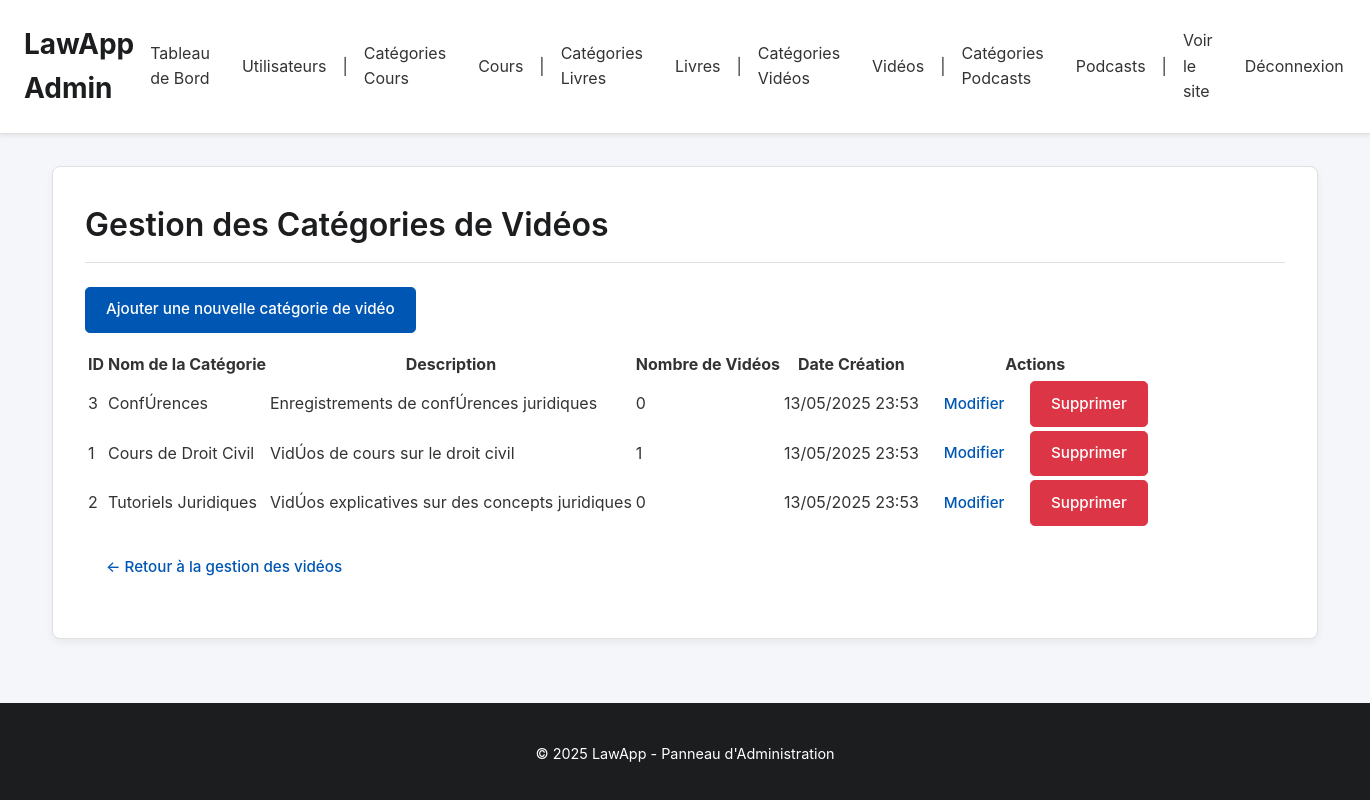
The page /admin/manage_video_categories.php on the database its author committed.
### tables this page shows
CREATE TABLE `categories_videos` (
  `id` int(11) NOT NULL AUTO_INCREMENT,
  `nom` varchar(255) NOT NULL,
  `description` text DEFAULT NULL,
  `date_creation` datetime DEFAULT current_timestamp(),
  `date_mise_a_jour` datetime DEFAULT current_timestamp() ON UPDATE current_timestamp(),
  PRIMARY KEY (`id`)
);

### admin/manage_video_categories.php (the view, shortened to what this page needs)
<?php
$page_title = "Gestion des Catégories de Vidéos";
require_once __DIR__ . '/admin_auth_check.php';
require_once __DIR__ . '/admin_header.php';
$error_message = $_SESSION['error_message'] ?? null;
try {
    $stmt_categories = $pdo->query("
        SELECT
            cv.id,
            cv.nom,
            cv.description,
            cv.date_creation,
            (SELECT COUNT(*) FROM videos WHERE id_categorie = cv.id) AS nombre_videos
        FROM categories_videos cv
        ORDER BY cv.nom ASC
    ");
    $categories_liste = $stmt_categories->fetchAll(PDO::FETCH_ASSOC);
} catch (PDOException $e) {
    $error_message = "Erreur lors de la récupération des catégories de vidéos : " . $e->getMessage();
    $categories_liste = [];
}
?>
<div class="admin-content">
    <h1><?php echo htmlspecialchars($page_title); ?></h1>
    <p>
        <a href="video_category_form.php?action=add" class="btn btn-primary">Ajouter une nouvelle catégorie de vidéo</a>
    </p>
    <?php if (empty($categories_liste) && !$error_message):
 ?>
        <p>Aucune catégorie de vidéo n'a été ajoutée pour le moment.</p>
    <?php elseif (!empty($categories_liste)):
 ?>
        <table class="table table-striped">
            <thead>
                <tr>
                    <th>ID</th>
                    <th>Nom de la Catégorie</th>
                    <th>Description</th>
                    <th>Nombre de Vidéos</th>
                    <th>Date Création</th>
                    <th>Actions</th>
                </tr>
            </thead>
            <tbody>
                <?php foreach ($categories_liste as $categorie_item):
 ?>
                    <tr>
                        <td><?php echo htmlspecialchars($categorie_item['id']); ?></td>
                        <td><?php echo htmlspecialchars($categorie_item['nom']); ?></td>
                        <td><?php echo nl2br(htmlspecialchars($categorie_item['description'] ?? 'N/A')); ?></td>
                        <td><?php echo htmlspecialchars($categorie_item['nombre_videos']); ?></td>
                        <td><?php echo htmlspecialchars( (new DateTime($categorie_item['date_creation']))->format('d/m/Y H:i') ); ?></td>
                        <td>
                            <a href="video_category_form.php?action=edit&id=<?php echo $categorie_item['id']; ?>" class="btn btn-sm btn-warning">Modifier</a>
                            <a href="video_category_actions.php?action=delete&id=<?php echo $categorie_item['id']; ?>"
                               class="btn btn-sm btn-danger"
                               onclick="return confirm('Êtes-vous sûr de vouloir supprimer cette catégorie ? Attention, cela pourrait affecter les vidéos associées.');">Supprimer</a>
                        </td>
                    </tr>
                <?php endforeach; ?>
            </tbody>
        </table>
    <?php endif; ?>
     <p>
        <a href="manage_videos.php" class="btn btn-outline-secondary mt-3">&larr; Retour à la gestion des vidéos</a>
    </p>
</div>
<?php
require_once __DIR__ . '/admin_footer.php';
?>

### admin/css/admin_style.css (style rules this page uses)
:root { --admin-bg-color: #f4f6f9; --admin-text-color: #333; --admin-primary-color: #0056b3; --admin-primary-hover-color: #004085; --admin-header-bg-color: #ffffff; --admin-header-text-color: #333; --admin-nav-link-color: #333; --admin-nav-link-hover-color: var(--admin-primary-color); --admin-section-bg-color: #ffffff; --admin-border-color: #e0e0e0; --admin-heading-color: #1c1d1f; --admin-button-bg-color: var(--admin-primary-color); --admin-button-text-color: #ffffff; --admin-button-hover-bg-color: var(--admin-primary-hover-color); --admin-link-color: var(--admin-primary-color); --admin-link-hover-color: var(--admin-primary-hover-color); --admin-card-shadow: 0 4px 8px rgba(0,0,0,0.05); --admin-font-family-sans-serif: -apple-system, BlinkMacSystemFont, "Segoe UI", Roboto, "Helvetica Neue", Arial, sans-serif, "Apple Color Emoji", "Segoe UI Emoji", "Segoe UI Symbol"; --admin-table-header-bg: #f3f4f6; --admin-table-border-color: #d1d5db; --admin-primary-color-rgb-tuple: 0,86,179; }
body { font-family: var(--admin-font-family-sans-serif); margin: 0; background-color: var(--admin-bg-color); color: var(--admin-text-color); display: flex; flex-direction: column; min-height: 100vh; line-height: 1.6; }
h1, h2, h3, h4, h5, h6 { color: var(--admin-heading-color); font-weight: 600; }
a { color: var(--admin-link-color); text-decoration: none; transition: color 0.2s ease-in-out; }
.admin-container, .admin-content { max-width: 1200px; margin: 2rem auto; padding: 2rem; background-color: var(--admin-section-bg-color); border-radius: 8px; box-shadow: var(--admin-card-shadow); border: 1px solid var(--admin-border-color); }
.admin-container h1, .admin-content h1 { color: var(--admin-heading-color); margin-top: 0; margin-bottom: 1.5rem; border-bottom: 1px solid var(--admin-border-color); padding-bottom: 0.75rem; }
.btn { display: inline-block; padding: 0.65rem 1.25rem; font-size: 0.95rem; font-weight: 500; line-height: 1.5; text-align: center; text-decoration: none; vertical-align: middle; cursor: pointer; user-select: none; border: 1px solid transparent; border-radius: 0.3rem; transition: color .15s ease-in-out,background-color .15s ease-in-out,border-color .15s ease-in-out,box-shadow .15s ease-in-out; }
.btn-primary { color: var(--admin-button-text-color); background-color: var(--admin-button-bg-color); border-color: var(--admin-button-bg-color); }
.btn-danger { color: #fff; background-color: #dc3545; border-color: #dc3545; }

### rows shown on the page
categories_videos: id "3", nom "ConfÚrences", description "Enregistrements de confÚrences juridiques", nombre_videos "0", date_creation "13/05/2025 23:53"
categories_videos: id "1", nom "Cours de Droit Civil", description "VidÚos de cours sur le droit civil", nombre_videos "1", date_creation "13/05/2025 23:53"
categories_videos: id "2", nom "Tutoriels Juridiques", description "VidÚos explicatives sur des concepts juridiques", nombre_videos "0", date_creation "13/05/2025 23:53"

### other values the page prints
$page_title "Gestion des Catégories de Vidéos"
